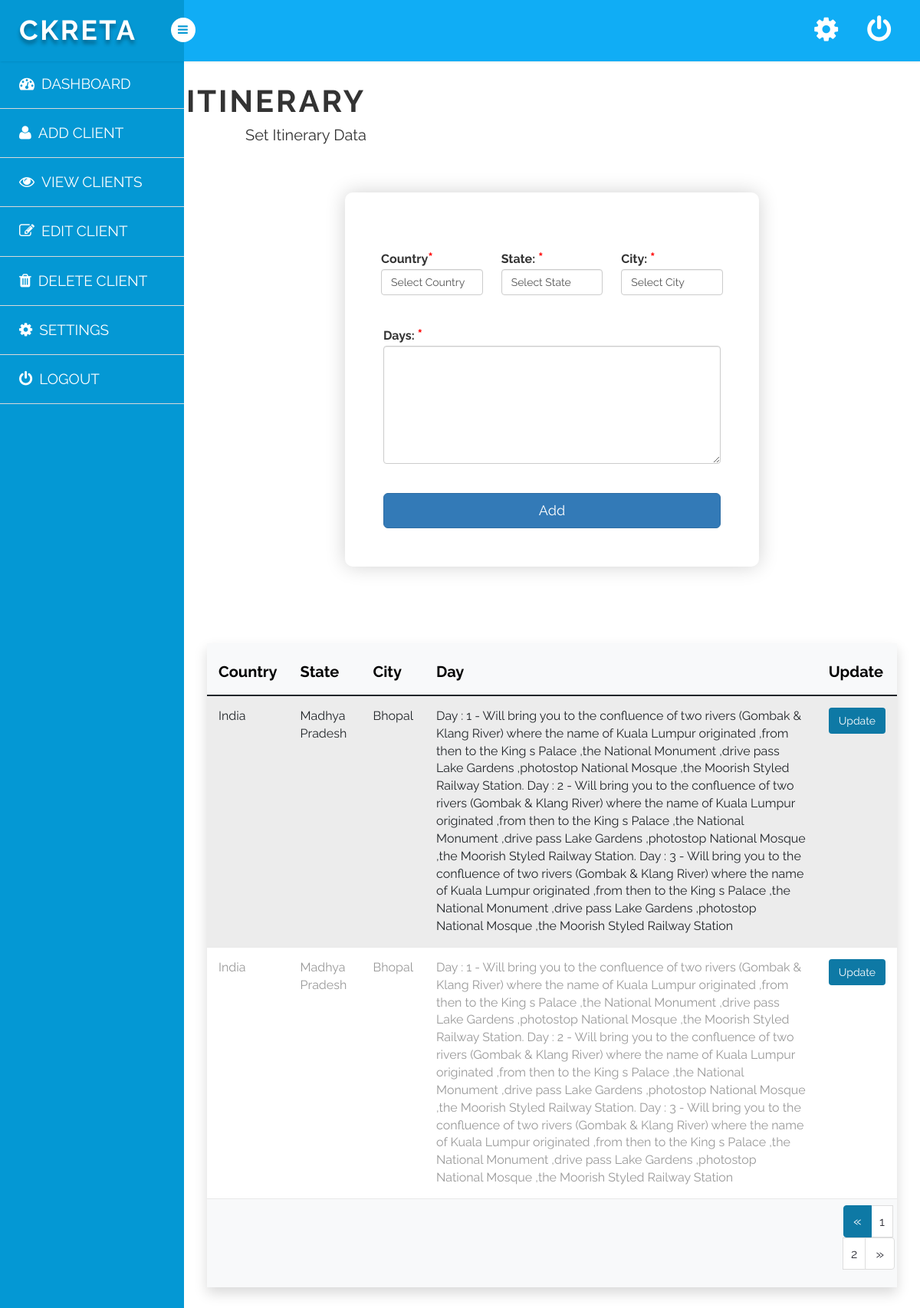
The page /client/itinerary.php (signed in) on the database its author committed.
### tables this page shows
CREATE TABLE `itinerary_tab` (
  `user_id` int(11) NOT NULL,
  `trip_id` varchar(255) NOT NULL,
  `country_itin` varchar(255) NOT NULL,
  `state_itin` varchar(255) NOT NULL,
  `city_nn` varchar(30) NOT NULL,
  `days` longtext NOT NULL
);

### client/itinerary.php (the view, shortened to what this page needs)
<?php
 $num_per_page=02;
    if(isset($_GET["page"]))
    {
            $page=$_GET["page"];
    }
    else
    {
        $page=1;
    }
    $start_from=($page-1) * 02;
    $sql="Select * from itinerary_tab ORDER BY user_id DESC limit $start_from,$num_per_page";
if (isset($_POST['btnsubmit'])) {
    $valuesearch = $_POST['valuesearch'];
    $sql = "SELECT * FROM `itinerary_tab` WHERE CONCAT(`user_id`,`country_itin`)LIKE '%" . $valuesearch . "%'";
    $rs_result = filterTable($sql);
} else {
    $rs_result = filterTable($sql);
}
function filterTable($sql)
{
    include('../conn/config.php');
    $filter_result = mysqli_query($conn, $sql);
    return $filter_result;
}
?>
<link rel="stylesheet" href="../css/view_all.css">
<!DOCTYPE html>
<html>
<link rel="stylesheet" href="add.css">
<link rel="stylesheet" href="https://maxcdn.bootstrapcdn.com/bootstrap/3.3.5/css/bootstrap.min.css">
<link rel="stylesheet"
    href="https://cdnjs.cloudflare.com/ajax/libs/bootstrap-multiselect/0.9.13/css/bootstrap-multiselect.css">
<link rel="stylesheet" href="https://maxcdn.bootstrapcdn.com/bootstrap/3.4.1/css/bootstrap.min.css">
<link href="https://cdn.jsdelivr.net/npm/bootstrap@5.1.3/dist/css/bootstrap.min.css" rel="stylesheet"
>
<link rel="stylesheet" href="https://cdnjs.cloudflare.com/ajax/libs/font-awesome/4.7.0/css/font-awesome.min.css">
<link rel="stylesheet" href="../css/setting.css">
<link rel="stylesheet" href="../css/main.css">
<body>
    <?php include '../include/side.php' ?>
    <section id="container">
        <section id="main-content">
            <section class="wrapper">
                <div class="panel-body ">
                    <h1 class="set1">ITINERARY</h1>
                    <p class="set my-2">Set Itinerary Data</p>
                    <form id="regForm1"  action="" method="post">
                                <br>
                                <div class="row">
                                    <div class="col-4">
                        <label>Country<span style="color:red">*</span></label>
                        <select name="country_itin" id="countryId" aria-label=".form-select-lg example"
                        class="form-control form-select form-select-lg" onchange="getStateByCountry();">
                            <option value="">Select Country</option>
                        </select>
                        </div>
                        <div class="col-4">
                        <label class="b">State: <span style="color:red">*</span></label>
                        <select class="form-control form-select form-select-lg mb-"
                         aria-label=".form-select-lg example" name="state_itin" id="stateId" onchange="getCityByState();">
                            <option value=""> Select State</option>
                        </select>
                        </div>
                        <br>
                        <div class="col-4">
                        <label id="dynamic_field" class="b">City: <span style="color:red">*</span></label>
                        <select class="form-control city_name" name="city_nn" id="cityDiv">
                            <option value="">Select City</option>
                        </select>
                        </div>
                        </div>
                        <br>
                        <div class="row my-3">
                                    <div class="col-md-12">
                                    <label id="dynamic_field" class="b">Days: <span style="color:red">*</span></label>
                           <textarea placeholder="Days..." class="form-control" name="days" rows="7"
                                required></textarea>
                                    </div>
                                </div>
                         <br>
                        <button type="submit" name="submitbtne" class="btn btn-primary btn-lg btn-block style="color: white;">Add</button>
                    </form>
                    <div class="table-responsive  cla shadow bg-light" >
                   <table class="table table-striped my-2 " >
                       <thead>
                           <tr style="text-align: center;"  class="cs">
                               <th style="color: black; font-weight:bold;font-size:20px;">Country</th>
                               <th style="color: black; font-weight:bold;font-size:20px;">State</th>
                               <th style="color: black; font-weight:bold;font-size:20px;">City</th>
                               <th style="color: black; font-weight:bold;font-size:20px;">Day</th>
                               <th style="color: black; font-weight:bold;font-size:20px;">Update</th>
                            </tr>
                       </thead>
                       <tbody style="background-color: white;">
                        <?php
include('../conn/config.php');
   while ($row = mysqli_fetch_assoc($rs_result)){
       ?>
                           <tr >
                               <td style="font-size:16px;">
                                   <?php echo $row['country_itin'] ?>
                               </td>
                               <td style="font-size:16px;">
                                   <?php echo $row['state_itin'] ?>
                               </td>
                               <td style="font-size:16px;">
                                   <?php echo $row['city_nn'] ?>
                               </td>
                               <td style="font-size:16px;">
                                   <?php echo $row['days'] ?>
                               </td>
                               <td>
                                   <a href="update_itinerary.php?upd=<?php echo $row['user_id']?>"
                                       class="btn btn" style="background-color: #0e79a5; color:white;">Update</a>
                               </td>
                             </tr>
                           <?php
                               }
                               ?>
                       </tbody>
                   </table>
                   <nav aria-label="Page navigation example ">
                       <ul class="pagination  ">
                           <li class="page-item active">
                               <a class="page-link" aria-label="Previous" href="<?php
                               if($page <=1)
                               {
                                   echo '#';
                               }
                               else
                               {
                                   echo"?page=".$page -1;
                               }
                               ?>"> <span aria-hidden="true">&laquo;</span>
                                   <span class="sr-only">Previous</span></a>
                           </li>
                           <?php
                                   $sql="select * from  itinerary_tab";
                                   $rs_result=mysqli_query($conn,$sql);
                                   $total_records=mysqli_num_rows($rs_result);
                                   $total_page=ceil($total_records/$num_per_page);
                                   for($i=1;$i<=$total_page;$i++)
                                   {
                                       ?>
                           <li class="page-item">
                               <?php  echo "<a  class='page-link' aria-label='Previous' href='itinerary.php?page=".$i."' >".$i."</a>";?>
                           </li>
                           <?php
                                   }
                                   ?>
                           <li class="page-item">
                               <a class="page-link" aria-label="Next" href="<?php
                               if($page ==$total_page)
                               {
                                   echo '#';
                               }
                               else
                               {
                                   echo"?page=".$page +1;
                               }
                               ?>"> <span aria-hidden="true">&raquo;</span>
                                   <span class="sr-only">Next</span></a>
                           </li>
                       </ul>
                   </nav>
                   <br>
               </div>
           </div>
        </section>
    </section>
</section>
<?php include '../include/footer.php' ?>

### css/view_all.css (style rules this page uses)
.page-item.active .page-link { z-index: 3; color: #fff; background-color: #0e79a5 !important; border-color: #0e79a5 !important; }
nav { margin-left: 830px; }
.page-item:first-child .page-link { border-top-left-radius: 0.25rem; border-bottom-left-radius: 0.25rem; height: 42px; }
.page-item:not(:first-child) .page-link { margin-left: -1px; height: 42px; padding: 10px; }
.page-item:last-child .page-link { border-top-right-radius: 0.25rem; border-bottom-right-radius: 0.25rem; padding: 7px 13px; }

### client/add.css (style rules this page uses)
* { box-sizing: border-box; }
body { background-color: #f1f1f1; }
#regForm1 { background-color: #ffffff; margin: 100px auto; font-family: Raleway; padding: 40px; width: 60%; min-width: 300px; }
h1 { text-align: center; }
button { background-color: #10ADF5; color: #ffffff; border: none; padding: 10px 20px; font-size: 17px; font-family: Raleway; cursor: pointer; }
#regForm1 { box-shadow: 0px 0px 26px 0px rgb(0 0 0 / 18%) !important; padding: 50px !important; background-color: #ffffff !important; border-radius: 10px; margin-top: 60px; }

### css/setting.css (style rules this page uses)
h1.set1 { margin-left: -720px; font-size: 40px; font-weight: bold; letter-spacing: 3px; }
p.set { margin-left: 30px; font-size: 20px; }

### css/style.css (style rules this page uses)
h4, h5, h6, h1, h2, h3 { margin: 0; }
ul, ol { margin: 0; }
p { margin: 0; }
html, body { font-family: 'Roboto', sans-serif; font-size: 100%; overflow-x: hidden; font-family: 'Raleway', sans-serif; background-size:cover; }
body a { transition: 0.5s all ease; -webkit-transition: 0.5s all ease; -moz-transition: 0.5s all ease; -o-transition: 0.5s all ease; -ms-transition: 0.5s all ease; text-decoration:none; }
h1,h2,h3,h4,h5,h6 { margin:0; }
p { margin:0; }
ul,label { margin:0; padding:0; }
#main-content { margin-left:240px; -webkit-transition:all .3s ease-in-out; -moz-transition:all .3s ease-in-out; -o-transition:all .3s ease-in-out; transition:all .3s ease-in-out; }
.wrapper { display:inline-block; margin-top:80px; padding:15px; width:100%; }
.table>thead>tr>th { border-bottom: 1px solid #e1ab91 ! important; }
.table>tbody>tr>td, .table>tbody>tr>th, .table>tfoot>tr>td, .table>tfoot>tr>th, .table>thead>tr>td, .table>thead>tr>th { border-bottom: 1px solid #e9e9e9 ! important; }
.table > thead > tr > th, .table > tbody > tr > th, .table > tfoot > tr > th, .table > thead > tr > td, .table > tbody > tr > td, .table > tfoot > tr > td { border-top: none !important; }
.pagination > .active > a, .pagination > .active > span, .pagination > .active > a:hover, .pagination > .active > span:hover, .pagination > .active > a:focus, .pagination > .active > span:focus { z-index: 0; }
.table td, .table>tbody>tr>td, .table>tbody>tr>th, .table>tfoot>tr>td, .table>tfoot>tr>th, .table>thead>tr>td, .table>thead>tr>th { padding: 15px!important; }
.table > thead > tr > th, .table > tbody > tr > th, .table > tfoot > tr > th, .table > thead > tr > td, .table > tbody > tr > td, .table > tfoot > tr > td { font-size: 0.9em; color: #999; border-top: none !important; }
.pagination li a { color: #32323a; }
.pagination { margin: 0 !important; }

### client/itinerary.php (style rules this page uses)
::placeholder { color: red !important; }
p.set { margin-left: 50px; font-size: 20px; }

### include/side.php (style rules this page uses)
span { font-size: 19px; }

### rows shown on the page
itinerary_tab: country_itin "India", state_itin "Madhya Pradesh", city_nn "Bhopal", days "Day : 1 - Will bring you to the confluence of two rivers (Gombak & Klang River) where the name of Kuala Lumpur originated ,from then to the King s Palace ,the National Monument ,drive pass Lake Gardens ,photostop National Mosque ,the Moorish Styled Railway Station. Day : 2 - Will bring you to the confluence of two rivers (Gombak & Klang River) where the name of Kuala Lumpur originated ,from then to the King s Palace ,the National Monument ,drive pass Lake Gardens ,photostop National Mosque ,the Moorish Styled Railway Station. Day : 3 - Will bring you to the confluence of two rivers (Gombak & Klang River) where the name of Kuala Lumpur originated ,from then to the King s Palace ,the National…"
itinerary_tab: country_itin "India", state_itin "Madhya Pradesh", city_nn "Bhopal", days "Day : 1 - Will bring you to the confluence of two rivers (Gombak & Klang River) where the name of Kuala Lumpur originated ,from then to the King s Palace ,the National Monument ,drive pass Lake Gardens ,photostop National Mosque ,the Moorish Styled Railway Station. Day : 2 - Will bring you to the confluence of two rivers (Gombak & Klang River) where the name of Kuala Lumpur originated ,from then to the King s Palace ,the National Monument ,drive pass Lake Gardens ,photostop National Mosque ,the Moorish Styled Railway Station. Day : 3 - Will bring you to the confluence of two rivers (Gombak & Klang River) where the name of Kuala Lumpur originated ,from then to the King s Palace ,the National…"
